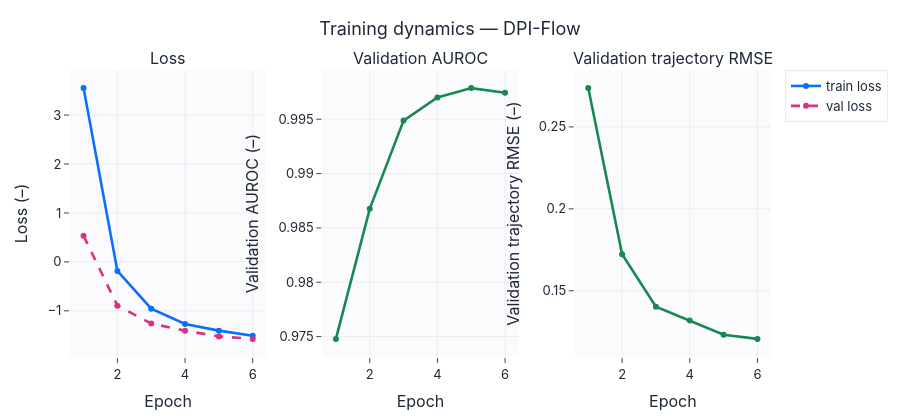

The notebook cell this image was saved under:
### Markdown cell above
## Кривые обучения с метриками

### Code cell
training_dashboard(history, title="Training dynamics — DPI-Flow", model_color="#0b6efd",
                   save=SAVE_FIGS, fig_id="2_2_training_dashboard").show()

### Figure 1 — Plotly figure (JSON) as saved in the notebook; plotly's stock layout.template omitted (floating-point values rounded to 4 significant figures)
{"data": [{"line": {"color": "#0b6efd", "width": 2.6}, "mode": "lines+markers", "name": "train loss", "type": "scatter", "x": [1, 2, 3, 4, 5, 6], "xaxis": "x", "y": [3.551, -0.1837, -0.9565, -1.269, -1.404, -1.508], "yaxis": "y"}, {"line": {"color": "#d63384", "dash": "dash", "width": 2.6}, "mode": "lines+markers", "name": "val loss", "type": "scatter", "x": [1, 2, 3, 4, 5, 6], "xaxis": "x", "y": [0.5344, -0.894, -1.259, -1.407, -1.522, -1.573], "yaxis": "y"}, {"line": {"color": "#198754", "width": 2.6}, "mode": "lines+markers", "name": "Validation AUROC", "showlegend": false, "type": "scatter", "x": [1, 2, 3, 4, 5, 6], "xaxis": "x2", "y": [0.9748, 0.9868, 0.9949, 0.997, 0.9979, 0.9974], "yaxis": "y2"}, {"line": {"color": "#198754", "width": 2.6}, "mode": "lines+markers", "name": "Validation trajectory RMSE", "showlegend": false, "type": "scatter", "x": [1, 2, 3, 4, 5, 6], "xaxis": "x3", "y": [0.2737, 0.1724, 0.1402, 0.1319, 0.1232, 0.1207], "yaxis": "y3"}], "layout": {"annotations": [{"font": {"size": 16}, "showarrow": false, "text": "Loss", "x": 0.14, "xanchor": "center", "xref": "paper", "y": 1.0, "yanchor": "bottom", "yref": "paper"}, {"font": {"size": 16}, "showarrow": false, "text": "Validation AUROC", "x": 0.5, "xanchor": "center", "xref": "paper", "y": 1.0, "yanchor": "bottom", "yref": "paper"}, {"font": {"size": 16}, "showarrow": false, "text": "Validation trajectory RMSE", "x": 0.86, "xanchor": "center", "xref": "paper", "y": 1.0, "yanchor": "bottom", "yref": "paper"}], "height": 420, "title": {"text": "Training dynamics — DPI-Flow"}, "xaxis": {"anchor": "y", "domain": [0.0, 0.28], "title": {"text": "Epoch"}}, "xaxis2": {"anchor": "y2", "domain": [0.36, 0.64], "title": {"text": "Epoch"}}, "xaxis3": {"anchor": "y3", "domain": [0.72, 1.0], "title": {"text": "Epoch"}}, "yaxis": {"anchor": "x", "domain": [0.0, 1.0], "title": {"text": "Loss (–)"}}, "yaxis2": {"anchor": "x2", "domain": [0.0, 1.0], "title": {"text": "Validation AUROC (–)"}}, "yaxis3": {"anchor": "x3", "domain": [0.0, 1.0], "title": {"text": "Validation trajectory RMSE (–)"}}}}
